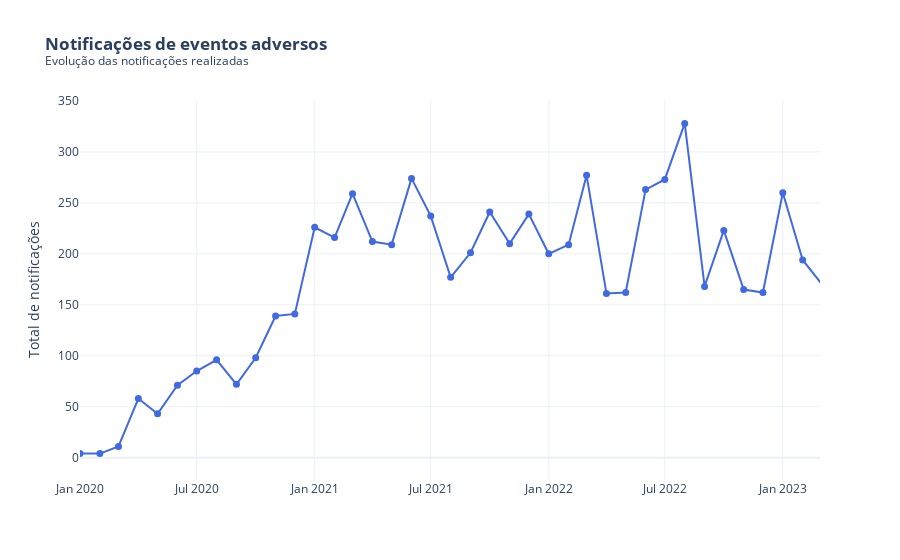

Notebook code cell kept with this figure:
### Code cell
# converte a coluna 'periodo' em uma lista de strings
periodo_str = df_p0['periodo'].dt.strftime('%Y-%m-%d').tolist()

# obtém a data atual
data_atual = datetime.now()

# cria o objeto Scatter
# scatter = go.Scatter(x=periodo_str, y=df_p0['classificacao'], mode='lines')
scatter = go.Scatter(x=periodo_str, 
                     y=df_p0['classificacao'],
                     mode='markers+lines', 
                     marker=dict(size=7, color="royalblue"),
                     hovertemplate='Total: %{y}<br>Periodo: %{x}')

# cria o objeto Figure
fig = go.Figure(scatter)

# define o layout do gráfico
fig.update_layout(
    xaxis=dict(range=[periodo_str[0], data_atual.strftime('%Y-%m-%d')]),
    template='plotly_white',
    title='<b>Notificações de eventos adversos</b><br><sup>Evolução das notificações realizadas</sup>',
    xaxis_title='',
    yaxis_title='Total de notificações',
    height=400,
)

# exibe o gráfico
fig.show()

### Figure 1 — Plotly figure (JSON) as saved in the notebook; plotly's stock layout.template omitted (floating-point values rounded to 4 significant figures)
{"data": [{"hovertemplate": "Total: %{y}<br>Periodo: %{x}", "marker": {"color": "royalblue", "size": 7}, "mode": "markers+lines", "type": "scatter", "x": ["2020-01-01", "2020-02-01", "2020-03-01", "2020-04-01", "2020-05-01", "2020-06-01", "2020-07-01", "2020-08-01", "2020-09-01", "2020-10-01", "2020-11-01", "2020-12-01", "2021-01-01", "2021-02-01", "2021-03-01", "2021-04-01", "2021-05-01", "2021-06-01", "2021-07-01", "2021-08-01", "2021-09-01", "2021-10-01", "2021-11-01", "2021-12-01", "2022-01-01", "2022-02-01", "2022-03-01", "2022-04-01", "2022-05-01", "2022-06-01", "2022-07-01", "2022-08-01", "2022-09-01", "2022-10-01", "2022-11-01", "2022-12-01", "2023-01-01", "2023-02-01", "2023-10-01", "2023-12-01"], "y": [4, 4, 11, 58, 43, 71, 85, 96, 72, 98, 139, 141, 226, 216, 259, 212, 209, 274, 237, 177, 201, 241, 210, 239, 200, 209, 277, 161, 162, 263, 273, 328, 168, 223, 165, 162, 260, 194, 2, 1]}], "layout": {"autosize": true, "title": {"text": "<b>Notificações de eventos adversos</b><br><sup>Evolução das notificações realizadas</sup>"}, "xaxis": {"range": ["2020-01-01", "2023-02-28"], "title": {"text": ""}, "type": "date"}, "yaxis": {"autorange": true, "range": [-25.57, 354.6], "title": {"text": "Total de notificações"}, "type": "linear"}}}
